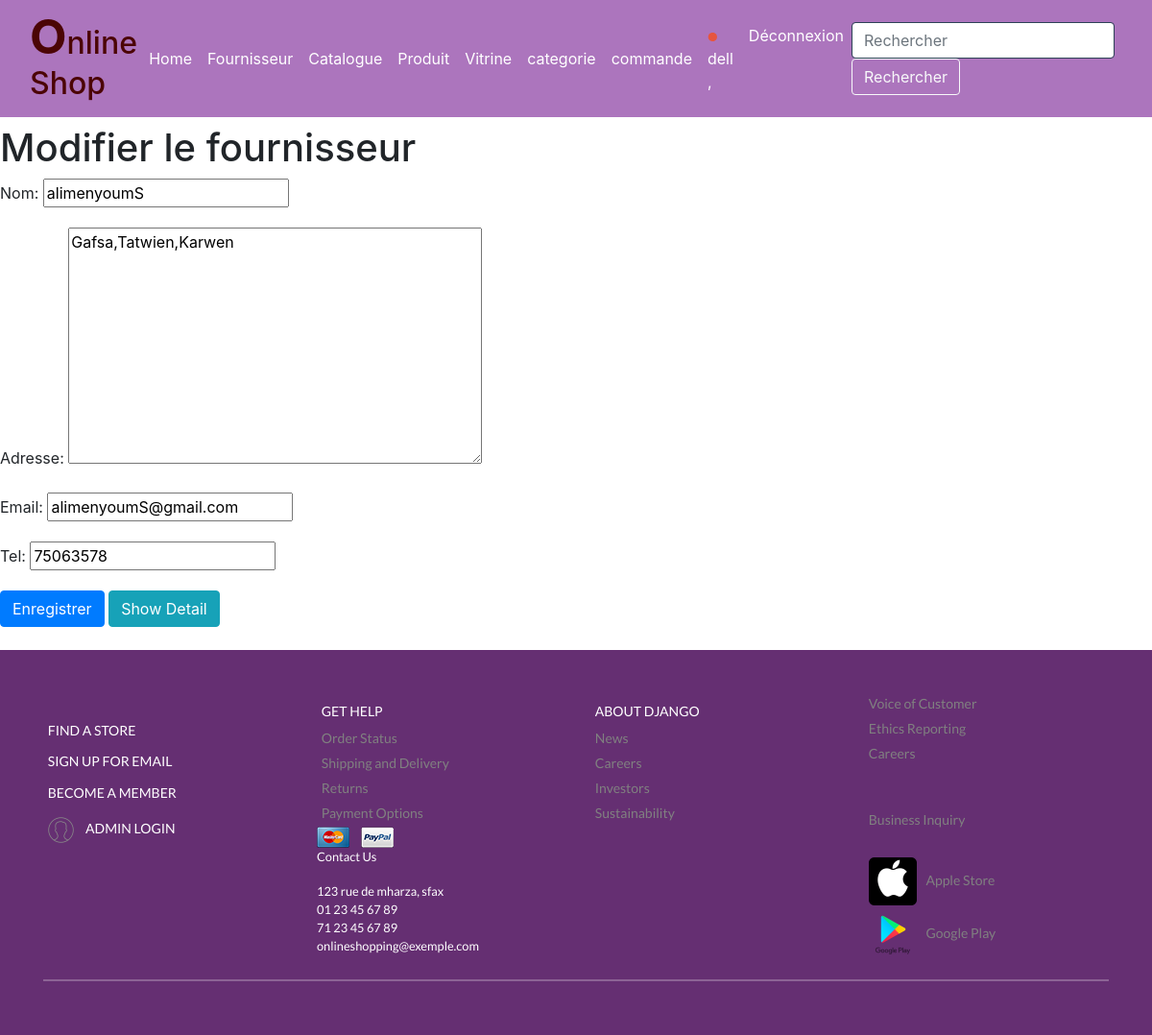
The app's page /magasin/Lfournisseur/updatefournisseur/alimenyoumS/ (signed in) with its own data.
### magasin/models.py (models this page shows)
class Fournisseur(models.Model):
    nom=models.CharField(max_length=100)
    adresse=models.TextField()
    email=models.EmailField()
    tel=models.CharField(max_length=8)

### magasin/views.py (the view)
# urls.py: path('Lfournisseur/updatefournisseur/<str:nom>/', views.updatefournisseur, name='updatefournisseur'),
@login_required(login_url="/users/login")
def updatefournisseur(request,nom):
    fournisseur = get_object_or_404(Fournisseur,nom=nom)
    if request.method == 'POST':
        form = FournisseurForm(request.POST, instance=fournisseur)
        if form.is_valid():
            form.save()
            return redirect(reverse('magasin:Lfournisseur'))
    else:
        form = FournisseurForm(instance=fournisseur)
    context = {'form': form, 'fournisseur': fournisseur}
    return render(request,'magasin/updatefournisseur.html',context)

### magasin/forms.py
class FournisseurForm(ModelForm):
    class Meta:
        model = Fournisseur
        fields = "__all__"

### magasin/templates/magasin/updatefournisseur.html (shortened to what this page needs)
{% extends 'magasin/base.html' %}
{% block content %}
    <h1>Modifier le fournisseur</h1>
    <form method="post">
      {{ form.as_p }}
      <button type="submit"class="btn btn-primary">Enregistrer</button>
    <a href="{% url 'magasin:Lfournisseur' %}"type="submit" class="btn btn-info" >Show Detail</a>
  </form>
{% endblock content %}

### magasin/templates/magasin/base.html (shortened to what this page needs)
{% load static %}
<!DOCTYPE html>
<html lang="en">
<head>
		<meta(http-equiv="X-UA-Compatible" content="IE=edge")>
    <meta(name="author" content="buckymaler.com")>
		<link(rel="stylesheet" href="assets/css/main.css")>
<link rel='stylesheet' type='text/css' media='screen' href="{% static 'css/base.css'%}">
<link href="https://cdn.jsdelivr.net/npm/bootstrap@5.0.0-beta2/dist/css/bootstrap.min.css"rel="stylesheet"
integrity="sha384-BmbxuPwQa2lc/FVzBcNJ7UAyJxM6wuqIj61tLrc4wSX0szH/Ev+nYRRuWlolflfl">
<link rel="stylesheet" href="https://stackpath.bootstrapcdn.com/bootstrap/4.1.0/css/bootstrap.min.css">
<link rel="stylesheet" href="https://maxcdn.bootstrapcdn.com/bootstrap/4.3.1/css/bootstrap.min.css">
</head>
</head>
<body class="animsition">
    <nav class="navbar navbar-expand-md "style="background:#ac75bd;">
        <div class="container-fluid">
          <a  class="logo">
            <h2 style="color: rgb(75, 5, 5); "><b style="font-size: 50px;">O</b>nline Shop</h2>
          </a>
          <div class="collapse navbar-collapse" id="navbarColor01">
            <ul class="navbar-nav me-auto mb-2 mb-lg-0">
              <li class="nav-item active">
                <a class="nav-link " aria-current="page"href="{% url 'magasin:index' %}"style="color: white;">Home</a>
              </li>
              <li class="nav-item active">
                <a class="nav-link" href="{% url 'magasin:Lfournisseur' %}" data-bs-toggle="dropdown" aria-expanded="false"style="color: white;">Fournisseur
                </a>
              </li>
              <li class="nav-item active">
                <a class="nav-link" href="{% url 'magasin:catalogue' %}"style="color: white;">Catalogue</a>
              </li>
              <li class="nav-item active">
                <a class="nav-link" href="{% url 'magasin:majProduits' %}"style="color: white;">Produit</a>
              </li>
              <li class="nav-item active">
                <a class="nav-link" href="{% url 'magasin:vitrine' %}"style="color: white;">Vitrine</a>
              </li>
              <li class="nav-item active">
                <a class="nav-link" href="{% url 'magasin:categorie_list' %}"style="color: white;">categorie</a>
              </li>
              <li class="nav-item">
                <li class="nav-item active">
                  <a class="nav-link" href="{% url 'magasin:ajouter_produit' %}"style="color: white;">commande</a>
                </li>
            </ul>
            <ul class="navbar-nav ml-auto">
              {% if user.is_authenticated %}
              <li class="nav-item active">
                <a class="nav-link" href="{% url 'magasin:user' %}"style="color: white;">
                  <img src="{% static 'favicon.png' %}">   {{user}} ,</a>
                </li>
              <li class="nav-item active">
              <a class="nav-link" href="{% url 'magasin:logout' %}"class="btn btn-danger"style="color: white;">Déconnexion</a>
              </li>
              {% endif %}
            </ul>
            <form class="form-inline my-2 my-lg-0">
              <input class="form-control mr-sm-2" type="search" placeholder="Rechercher" aria-label="Rechercher">
              <button class="btn btn-outline-light my-2 my-sm-0" type="submit">Rechercher</button>
            </form>
          </div>
        </div>
      </nav>
      <div class="mt-2">
{% block content %}
{% endblock %}
</body>
<br>
<footer>
<footer id="footer-main">
    <div class="container">
      <div class="row">
        <div class="col-sm-3">
            <br>
            <h6 class="mt-3"><a href="">FIND A STORE</a></h6>
            <h6 class="mt-3"><a href="">SIGN UP FOR EMAIL</a></h6>
            <h6 class="mt-3"><a href="">BECOME A MEMBER</h6>
            <h6 class="mt-3"><a href="/admin/">
              <img src="{% static 'icon-header-01.png' %}"alt="Payment Options">
              ADMIN LOGIN</a></h6>
        </div>
        <div class="col-sm-3">
            <h6 class="mt-3"><a href="">GET HELP</a></h6>
            <a href="">Order Status</a>
            <a href="">Shipping and Delivery</a>
            <a href="">Returns</a>
            <a href="">Payment Options</a>
            <img src="{% static 'mastercard.png' %}"alt="Payment Options">
            <img src="{% static 'paypal.png' %}"alt="Payment Options"><br>
            <p>Contact Us</p>123 rue de mharza, sfax<br>
            01 23 45 67 89<br>
            71 23 45 67 89<br>
            onlineshopping@exemple.com
        </div>
        <div class="col-sm-3">
            <h6 class="mt-3"><a href="">ABOUT DJANGO</a></h6>
            <a href="">News</a>
            <a href="">Careers</a>
            <a href="">Investors</a>
            <a href="">Sustainability</a>
        </div>
        <div class="col-sm-3">
          <a href="">Voice of Customer</a>
          <a href="">Ethics Reporting</a>
          <a href="">Careers</a>
          <br><br>
          <a href="">Business Inquiry</a>
          <br>
          <a href="" class="ico">
            <img src="{% static 'RR.png' %}"alt="">Apple Store</a>
          <a href="" class="ico">
            <img src="{% static 'Rz.png' %}"alt="">Google Play</a>
        </div>
      </div>
      <hr>
    </div>
  </footer>
</footer>
</html>

### magasin/templates/magasin/base.html (style rules this page uses)
.form-control { display: block; width: 100%; height: calc(1.5em + .75rem + 2px); padding: .375rem .75rem; font-size: 1rem; font-weight: 400; line-height: 1.5; color: #495057; background-color: #fff; background-clip: padding-box; border: 1px solid #2e4357 !important; border-radius: .25rem; transition: border-color .15s ease-in-out,box-shadow .15s ease-in-out; }
#footer-main { background: #652f72; color: white; font-size: 0.8rem; padding: 2.5rem 0; font-family: 'Lato', sans-serif; }
#footer-main a { font-size: 14px; display: block; margin: 0.3rem; color: grey; }
#footer-main h6 a { color: white; }
#footer-main hr { margin-top: 1rem; margin-bottom: 1rem; border: 0; border-top: 1px solid white; }
#footer-main img { margin-right: 0.6rem; }

### records on screen
Fournisseur: nom "alimenyoumS", adresse "Gafsa,Tatwien,Karwen", email "alimenyoumS@gmail.com", tel "75063578"

### other values on screen
{{ user }} "dell"
